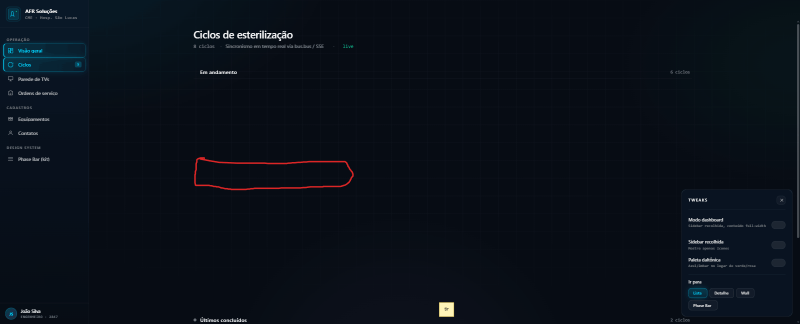
#> input picture Propagando Fitadigital/uploads/draw-4663bd26-4313-4a67-ba8c-0c3050d028dd.png, 1600 x 648 px (shown at 1/2 size)
$ python remove_bg.py '../Propagando Fitadigital/uploads/draw-4663bd26-4313-4a67-ba8c-0c3050d028dd.png' '../Propagando Fitadigital/uploads/draw-4663bd26-4313-4a67-ba8c-0c3050d028dd.png' 5
#> lines starting #> are read from the running program, lines starting #| are printed output that depends on the picture
"""
Remove fundo de um PNG usando flood-fill a partir das bordas + suavizacao de anti-aliasing.
Uso: python remove_bg.py <input.png> <output.png> [threshold=240]

threshold: tolerancia de "branco" para o flood-fill (pixels com R,G,B >= threshold
sao tratados como fundo se ligados as bordas).
Anti-aliasing: pixels na fronteira com alpha parcial sao suavizados.
"""
import sys
from pathlib import Path
from collections import deque

try:
    from PIL import Image
except ImportError:
    print("Pillow nao encontrado. Instale com: pip install Pillow")
    sys.exit(1)


def is_bg(r: int, g: int, b: int, threshold: int) -> bool:
    return r >= threshold and g >= threshold and b >= threshold


def remove_bg(input_path: str, output_path: str, threshold: int = 230) -> None:
#> called with threshold = 5
    img = Image.open(input_path).convert("RGBA")
#> img is the input picture: PIL image 1600x648 RGBA; mean R, G, B, A 9.6, 16, 24.7, 255
    pixels = img.load()
    w, h = img.size
#> w = 1600; h = 648

    visited = [[False] * h for _ in range(w)]
    queue = deque()

    # Semear flood-fill a partir de todas as bordas
    for x in range(w):
        for y in [0, h - 1]:
            r, g, b, a = pixels[x, y]
            if not visited[x][y] and is_bg(r, g, b, threshold):
                visited[x][y] = True
                queue.append((x, y))
#> after the loop, visited = 1600 items
    for y in range(h):
        for x in [0, w - 1]:
            r, g, b, a = pixels[x, y]
            if not visited[x][y] and is_bg(r, g, b, threshold):
                visited[x][y] = True
                queue.append((x, y))

    removed = 0
    while queue:
        cx, cy = queue.popleft()
        pixels[cx, cy] = (pixels[cx, cy][0], pixels[cx, cy][1], pixels[cx, cy][2], 0)
        removed += 1
        for nx, ny in [(cx-1,cy),(cx+1,cy),(cx,cy-1),(cx,cy+1)]:
            if 0 <= nx < w and 0 <= ny < h and not visited[nx][ny]:
                r, g, b, a = pixels[nx, ny]
                if is_bg(r, g, b, threshold):
                    visited[nx][ny] = True
                    queue.append((nx, ny))
#> this loop made 1036271 passes
#> (cx, cy) on passes 1 to 3: (0, 0), (0, 647), (1, 0)
#> after the loop, removed = 1036271

    # Segunda passagem: ilhas brancas interiores nao alcancadas pelo flood-fill
    island_thr = max(threshold, 245)
    for y in range(h):
        for x in range(w):
            r, g, b, a = pixels[x, y]
            if a > 0 and r >= island_thr and g >= island_thr and b >= island_thr:
                pixels[x, y] = (r, g, b, 0)
                removed += 1
#> after the loop, removed = 1036271

    # Suavizar anti-aliasing: vizinhos de pixels transparentes com luminosidade alta
    for y in range(1, h - 1):
        for x in range(1, w - 1):
            r, g, b, a = pixels[x, y]
            if a == 0:
                continue
            has_transparent_neighbor = any(
                pixels[nx, ny][3] == 0
                for nx, ny in [(x-1,y),(x+1,y),(x,y-1),(x,y+1)]
                if 0 <= nx < w and 0 <= ny < h
            )
            if has_transparent_neighbor:
                lum = (r * 299 + g * 587 + b * 114) // 1000
                if lum > 180:
                    new_a = int(a * (255 - lum) / 75)
                    pixels[x, y] = (r, g, b, max(0, new_a))

    img.save(output_path)
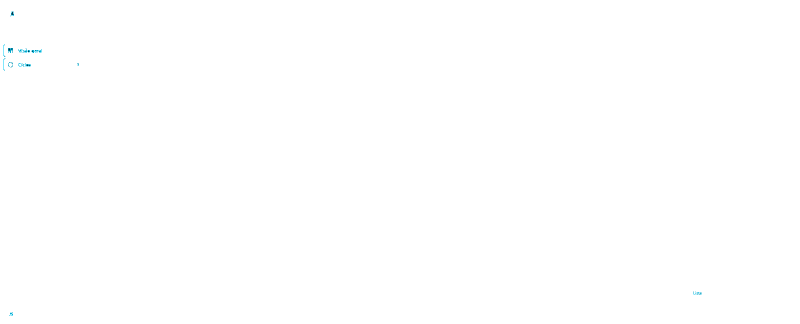
#> saved as draw-4663bd26-4313-4a67-ba8c-0c3050d028dd.png: PIL image 1600x648 RGBA (shown at 1/2 size); mean R, G, B, A 9.6, 16, 24.7, 0.1; transparent parts drawn white
    total = w * h
#> total = 1036800
    print(f"{Path(input_path).name} -> {Path(output_path).name}")
    print(f"Dimensoes: {w}x{h}  |  Pixels removidos: {removed}/{total} ({100*removed//total}%)")
#| Dimensoes: 1600x648  |  Pixels removidos: 1036271/1036800 (99%)


if __name__ == "__main__":
    if len(sys.argv) < 3:
        print(f"Uso: python {sys.argv[0]} <input.png> <output.png> [threshold=230]")
        sys.exit(1)
    thr = int(sys.argv[3]) if len(sys.argv) > 3 else 230
    remove_bg(sys.argv[1], sys.argv[2], thr)
